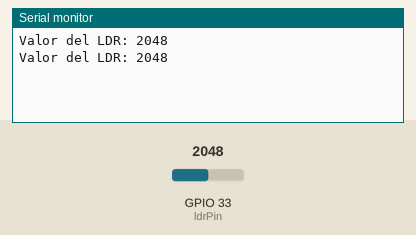
Simulated run of this sketch. Board: ESP32. Shown: the last lines printed to the serial monitor. Inputs (shaded band) come from the test bench; at power-on: GPIO 33 (ldrPin) = 2048.

Above: at 1.8 s.
1.9 s: GPIO 33 (ldrPin) set to 2866
At 2.6 s:
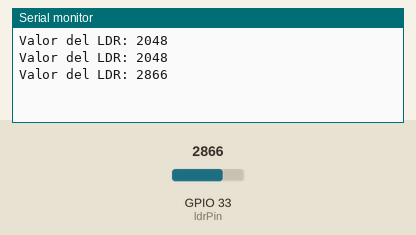
3.4 s: GPIO 33 (ldrPin) set to 3603
At 4.8 s:
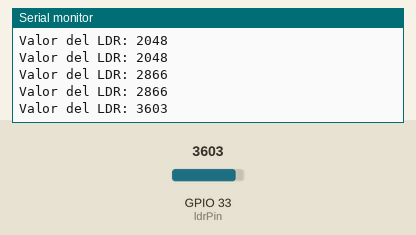
Timing chart, 0 to 6.4 s (numbered marks = the images above; inputs shaded):
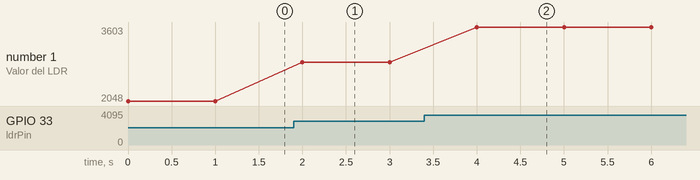

Measured:
- after the input at 1.9 s, the serial monitor: prints a new line after 0.10 s (image 1)
- after the input at 3.4 s, the serial monitor: prints a new line after 0.60 s (image 2)
- plotted number 1: 2048 → 2866 after the input at 1.9 s, 2866 → 3603 after the input at 3.4 s

The sketch:

LDR.ino
```cpp
// Incluye la biblioteca para el ESP32
#include <Arduino.h>

// Define el pin ADC que estás utilizando (GPIO04)
const int ldrPin = 33;

void setup() {
  // Inicializa el puerto serial
  Serial.begin(19200);

  // Configura el pin ADC como entrada
  pinMode(ldrPin, INPUT);
}

void loop() {
  // Lee el valor analógico del pin ADC (rango: 0-4095)
  int ldrValue = analogRead(ldrPin);

  // Imprime el valor leído en el puerto serial
  Serial.print("Valor del LDR: ");
  Serial.println(ldrValue);

  // Espera un breve período antes de la siguiente lectura
  delay(1000);
}
```
